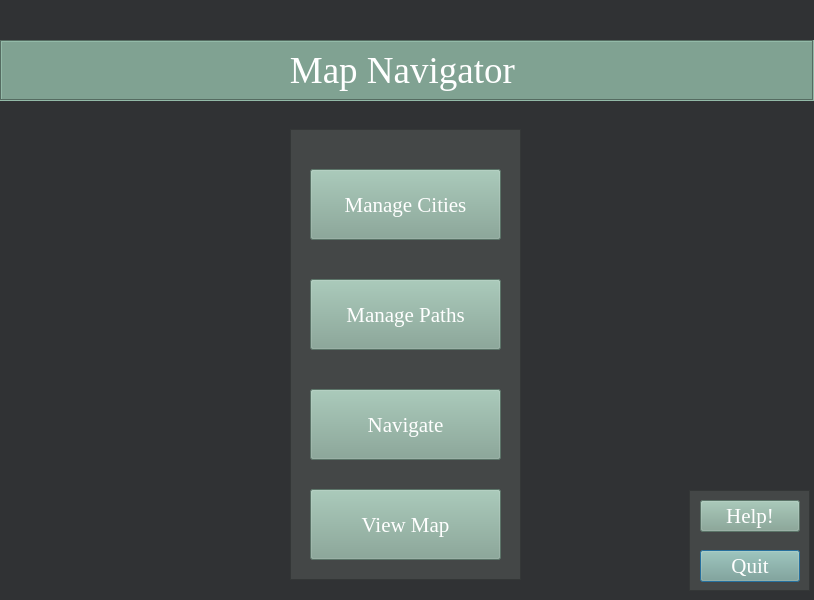
<?xml version="1.0" encoding="UTF-8"?>
<ui version="4.0">
 <class>welcomePage</class>
 <widget class="QDialog" name="welcomePage">
  <property name="geometry">
   <rect>
    <x>0</x>
    <y>0</y>
    <width>814</width>
    <height>600</height>
   </rect>
  </property>
  <property name="windowTitle">
   <string>Dialog</string>
  </property>
  <property name="styleSheet">
   <string notr="true">background-color: rgb(48, 50, 52);</string>
  </property>
  <widget class="QPushButton" name="quit">
   <property name="geometry">
    <rect>
     <x>700</x>
     <y>550</y>
     <width>100</width>
     <height>32</height>
    </rect>
   </property>
   <property name="font">
    <font>
     <family>Georgia</family>
     <pointsize>16</pointsize>
    </font>
   </property>
   <property name="styleSheet">
    <string notr="true">color: rgb(255, 255, 255);
background-color: rgb(128, 162, 146);</string>
   </property>
   <property name="text">
    <string>Quit</string>
   </property>
  </widget>
  <widget class="QPushButton" name="pushButton_5">
   <property name="geometry">
    <rect>
     <x>700</x>
     <y>500</y>
     <width>100</width>
     <height>32</height>
    </rect>
   </property>
   <property name="font">
    <font>
     <family>Georgia</family>
     <pointsize>16</pointsize>
    </font>
   </property>
   <property name="styleSheet">
    <string notr="true">color: rgb(255, 255, 255);
background-color: rgb(128, 162, 146);</string>
   </property>
   <property name="text">
    <string>Help!</string>
   </property>
  </widget>
  <widget class="QLabel" name="label_2">
   <property name="geometry">
    <rect>
     <x>0</x>
     <y>40</y>
     <width>814</width>
     <height>61</height>
    </rect>
   </property>
   <property name="minimumSize">
    <size>
     <width>60</width>
     <height>30</height>
    </size>
   </property>
   <property name="font">
    <font>
     <family>Georgia</family>
     <pointsize>28</pointsize>
     <italic>false</italic>
     <bold>false</bold>
    </font>
   </property>
   <property name="autoFillBackground">
    <bool>false</bool>
   </property>
   <property name="styleSheet">
    <string notr="true">background-color: rgb(128, 162, 146);
color: rgb(255, 255, 255);</string>
   </property>
   <property name="frameShape">
    <enum>QFrame::Box</enum>
   </property>
   <property name="frameShadow">
    <enum>QFrame::Sunken</enum>
   </property>
   <property name="text">
    <string>Map Navigator </string>
   </property>
   <property name="alignment">
    <set>Qt::AlignCenter</set>
   </property>
  </widget>
  <widget class="QFrame" name="frame">
   <property name="geometry">
    <rect>
     <x>290</x>
     <y>129</y>
     <width>231</width>
     <height>451</height>
    </rect>
   </property>
   <property name="styleSheet">
    <string notr="true">background-color: rgb(68, 71, 71);</string>
   </property>
   <property name="frameShape">
    <enum>QFrame::StyledPanel</enum>
   </property>
   <property name="frameShadow">
    <enum>QFrame::Raised</enum>
   </property>
   <widget class="QPushButton" name="navigate">
    <property name="geometry">
     <rect>
      <x>20</x>
      <y>260</y>
      <width>191</width>
      <height>71</height>
     </rect>
    </property>
    <property name="font">
     <font>
      <family>Georgia</family>
      <pointsize>16</pointsize>
     </font>
    </property>
    <property name="styleSheet">
     <string notr="true">color: rgb(255, 255, 255);
background-color: rgb(128, 162, 146);</string>
    </property>
    <property name="text">
     <string>Navigate</string>
    </property>
   </widget>
   <widget class="QPushButton" name="paths">
    <property name="geometry">
     <rect>
      <x>20</x>
      <y>150</y>
      <width>191</width>
      <height>71</height>
     </rect>
    </property>
    <property name="font">
     <font>
      <family>Georgia</family>
      <pointsize>16</pointsize>
     </font>
    </property>
    <property name="styleSheet">
     <string notr="true">color: rgb(255, 255, 255);
background-color: rgb(128, 162, 146);</string>
    </property>
    <property name="text">
     <string>Manage Paths</string>
    </property>
   </widget>
   <widget class="QPushButton" name="cities">
    <property name="geometry">
     <rect>
      <x>20</x>
      <y>40</y>
      <width>191</width>
      <height>71</height>
     </rect>
    </property>
    <property name="font">
     <font>
      <family>Georgia</family>
      <pointsize>16</pointsize>
     </font>
    </property>
    <property name="styleSheet">
     <string notr="true">color: rgb(255, 255, 255);
background-color: rgb(128, 162, 146);</string>
    </property>
    <property name="text">
     <string>Manage Cities</string>
    </property>
   </widget>
   <widget class="QPushButton" name="display">
    <property name="geometry">
     <rect>
      <x>20</x>
      <y>360</y>
      <width>191</width>
      <height>71</height>
     </rect>
    </property>
    <property name="font">
     <font>
      <family>Georgia</family>
      <pointsize>16</pointsize>
     </font>
    </property>
    <property name="styleSheet">
     <string notr="true">color: rgb(255, 255, 255);
background-color: rgb(128, 162, 146);</string>
    </property>
    <property name="text">
     <string>View Map</string>
    </property>
   </widget>
  </widget>
  <widget class="QFrame" name="frame_2">
   <property name="geometry">
    <rect>
     <x>689</x>
     <y>490</y>
     <width>121</width>
     <height>101</height>
    </rect>
   </property>
   <property name="styleSheet">
    <string notr="true">background-color: rgb(68, 71, 71);</string>
   </property>
   <property name="frameShape">
    <enum>QFrame::StyledPanel</enum>
   </property>
   <property name="frameShadow">
    <enum>QFrame::Raised</enum>
   </property>
  </widget>
  <zorder>frame_2</zorder>
  <zorder>frame</zorder>
  <zorder>quit</zorder>
  <zorder>pushButton_5</zorder>
  <zorder>label_2</zorder>
 </widget>
 <resources/>
 <connections/>
</ui>
